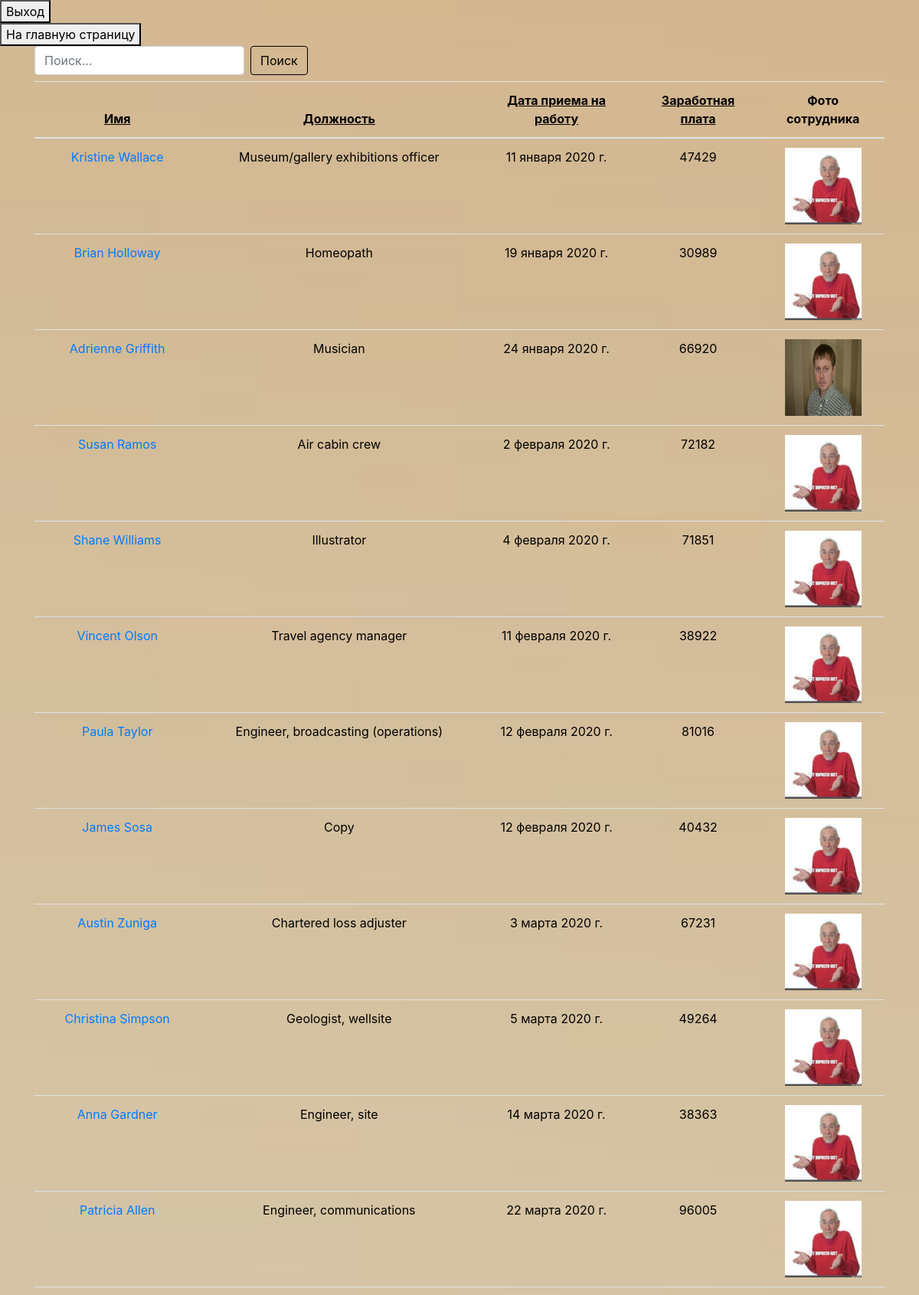
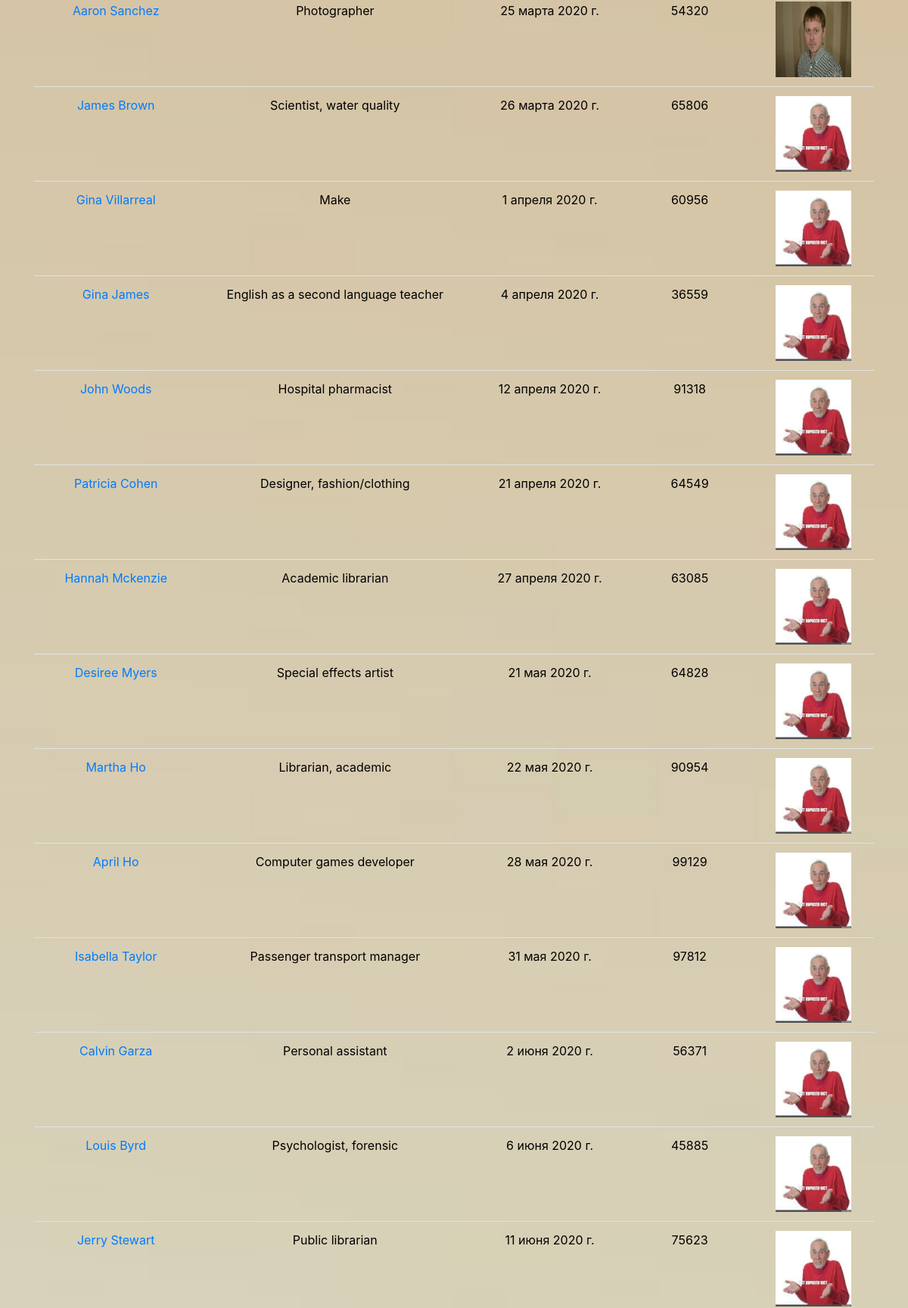
/catalog_detail/?order_by=hire_date (signed in, upper part), run on the app's committed database (2 pictures, top to bottom).
### employees_catalog/models.py (models this page shows, shortened)
class Employees(models.Model):
    name = models.CharField(max_length=100, verbose_name='ФИО')
    position = models.CharField(max_length=50, verbose_name='Должность')
    hire_date = models.DateField(verbose_name='Дата приема на работу')
    salary = models.IntegerField(validators=[MinValueValidator(0), ], verbose_name='Заработная плата')
    hierarchy_level = models.IntegerField(validators=[MinValueValidator(0), ], verbose_name='Уровень иерархии')
    supervisor = models.ForeignKey('self', on_delete=models.CASCADE, null=True,
                                   blank=True, related_name='subordinates', verbose_name='Руководитель')
    picture = models.ImageField(upload_to='employees_pictures', null=True, blank=True,
                                default="employees_pictures/default.JPG", verbose_name='Фото сотрудника')

### employees_catalog/views.py (the view, shortened to what this page needs)
# urls.py: path('catalog_detail/', views.CatalogDetailListView.as_view(), name='catalog_detail'),
@method_decorator(login_required(login_url='login'), name='dispatch')
class CatalogDetailListView(LoginRequiredMixin, ListView):
    template_name = 'employees_catalog/catalog_detail.html'
    model = Employees
    context_object_name = 'employees'
    ordering = ['name']
    def get_queryset(self):
        queryset = super().get_queryset()
        order_by = self.request.GET.get('order_by')
        order_direction = self.request.GET.get('order_direction', 'asc')
        search_query = self.request.GET.get('search_query')
        if order_by:
            queryset = queryset.order_by(f"{'' if order_direction == 'asc' else '-'}{order_by}")
        return queryset

### employees_catalog/templates/employees_catalog/catalog_detail.html (shortened to what this page needs)
{% extends "employees_catalog/base.html" %}
{% block content %}
{% include 'employees_catalog/login-out_buttoms.html' %}
{% include 'employees_catalog/to_welcome.html'  %}
<div class="container">
   <form method="get" class="form-inline mb-2">
      <input type="text" name="search_query" class="form-control mr-sm-2" placeholder="Поиск...">
      <button id="search-buttom" type="submit" class="btn btn-outline-success my-2 my-sm-0">Поиск</button>
   </form>
   <table class="table">
      <thead>
         <tr>
            <th scope="col"><a class="col-link" href="?order_by=name{% if request.GET.order_by == 'name' and request.GET.order_direction != 'desc' %}&order_direction=desc{% endif %}">Имя</a></th>
            <th scope="col"><a class="col-link" href="?order_by=position{% if request.GET.order_by == 'position' and request.GET.order_direction != 'desc' %}&order_direction=desc{% endif %}">Должность</a></th>
            <th scope="col"><a class="col-link" href="?order_by=hire_date{% if request.GET.order_by == 'hire_date' and request.GET.order_direction != 'desc' %}&order_direction=desc{% endif %}">Дата приема на работу</a></th>
            <th scope="col"><a class="col-link" href="?order_by=salary{% if request.GET.order_by == 'salary' and request.GET.order_direction != 'desc' %}&order_direction=desc{% endif %}">Заработная плата</a></th>
            <th scope="col">Фото сотрудника</th>
         </tr>
      </thead>
      <tbody>
         {% for employee in employees %}
         <tr>
            <td> <a href= "{% url 'emp_detail' employee.id %}" >{{employee.name}} </a></td>
            <td> {{employee.position}} </td>
            <td> {{employee.hire_date}} </td>
            <td> {{employee.salary}} </td>
            <td> <img class="employee-picture minimized" src="{{ employee.picture.url }}"  alt="Фото сотрудника"> </td>
         </tr>
         {% endfor %}
      </tbody>
   </table>
</div>
{% endblock %}

### employees_catalog/static/employees_catalog/css/base.css (style rules this page uses)
tr { text-align: center; color: black; }
.col-link { color: black; text-decoration: underline; }
#search-buttom { color: black; border-color: black; }
.employee-picture { display: block; margin-left: auto; margin-right: auto; width: 300px; height: 300px; }
.minimized { width: 100px; height: 100px; }

### data on the page
Employees: name "Kristine Wallace", position "Museum/gallery exhibitions officer", hire_date "11 января 2020 г.", salary "47429", picture (placeholder picture)
Employees: name "Brian Holloway", position "Homeopath", hire_date "19 января 2020 г.", salary "30989", picture (placeholder picture)
Employees: name "Adrienne Griffith", position "Musician", hire_date "24 января 2020 г.", salary "66920", picture (picture)
Employees: name "Susan Ramos", position "Air cabin crew", hire_date "2 февраля 2020 г.", salary "72182", picture (placeholder picture)
Employees: name "Shane Williams", position "Illustrator", hire_date "4 февраля 2020 г.", salary "71851", picture (placeholder picture)
Employees: name "Vincent Olson", position "Travel agency manager", hire_date "11 февраля 2020 г.", salary "38922", picture (placeholder picture)
Employees: name "Paula Taylor", position "Engineer, broadcasting (operations)", hire_date "12 февраля 2020 г.", salary "81016", picture (placeholder picture)
Employees: name "James Sosa", position "Copy", hire_date "12 февраля 2020 г.", salary "40432", picture (placeholder picture)
Employees: name "Austin Zuniga", position "Chartered loss adjuster", hire_date "3 марта 2020 г.", salary "67231", picture (placeholder picture)
Employees: name "Christina Simpson", position "Geologist, wellsite", hire_date "5 марта 2020 г.", salary "49264", picture (placeholder picture)
Employees: name "Anna Gardner", position "Engineer, site", hire_date "14 марта 2020 г.", salary "38363", picture (placeholder picture)
Employees: name "Patricia Allen", position "Engineer, communications", hire_date "22 марта 2020 г.", salary "96005", picture (placeholder picture)
Employees: name "Aaron Sanchez", position "Photographer", hire_date "25 марта 2020 г.", salary "54320", picture (picture)
Employees: name "James Brown", position "Scientist, water quality", hire_date "26 марта 2020 г.", salary "65806", picture (placeholder picture)
Employees: name "Gina Villarreal", position "Make", hire_date "1 апреля 2020 г.", salary "60956", picture (placeholder picture)
Employees: name "Gina James", position "English as a second language teacher", hire_date "4 апреля 2020 г.", salary "36559", picture (placeholder picture)
Employees: name "John Woods", position "Hospital pharmacist", hire_date "12 апреля 2020 г.", salary "91318", picture (placeholder picture)
Employees: name "Patricia Cohen", position "Designer, fashion/clothing", hire_date "21 апреля 2020 г.", salary "64549", picture (placeholder picture)
Employees: name "Hannah Mckenzie", position "Academic librarian", hire_date "27 апреля 2020 г.", salary "63085", picture (placeholder picture)
Employees: name "Desiree Myers", position "Special effects artist", hire_date "21 мая 2020 г.", salary "64828", picture (placeholder picture)
Employees: name "Martha Ho", position "Librarian, academic", hire_date "22 мая 2020 г.", salary "90954", picture (placeholder picture)
Employees: name "April Ho", position "Computer games developer", hire_date "28 мая 2020 г.", salary "99129", picture (placeholder picture)
Employees: name "Isabella Taylor", position "Passenger transport manager", hire_date "31 мая 2020 г.", salary "97812", picture (placeholder picture)
Employees: name "Calvin Garza", position "Personal assistant", hire_date "2 июня 2020 г.", salary "56371", picture (placeholder picture)
Employees: name "Louis Byrd", position "Psychologist, forensic", hire_date "6 июня 2020 г.", salary "45885", picture (placeholder picture)
Employees: name "Jerry Stewart", position "Public librarian", hire_date "11 июня 2020 г.", salary "75623", picture (placeholder picture)
